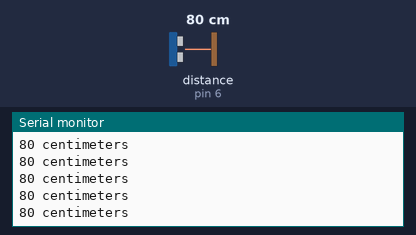
Bench run of a sketch on a simulated Arduino Uno, built with avr-gcc and run on an emulated ATmega328P. On the bench: the last lines printed to the serial monitor. Wiring (inferred from the names in the program): ultrasonic range finder: trigger pin 7; echo pin 6. The test bench sets the inputs (shaded band); at power-on: distance to the obstacle (sensor on pin 6) 80 cm. The echo pulse lasts 58.3 µs per cm.

Above: at 1.2 s.
1.3 s: distance to the obstacle (sensor on pin 6) set to 120 cm
At 1.8 s:
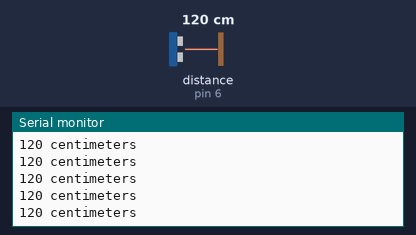
4.3 s: distance to the obstacle (sensor on pin 6) set to 2 cm
At 5.1 s:
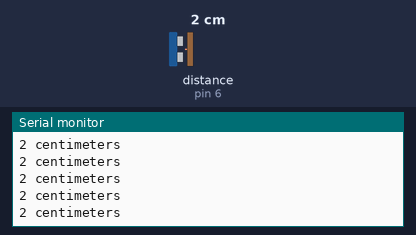
7.3 s: distance to the obstacle (sensor on pin 6) set to 18 cm
At 7.9 s:
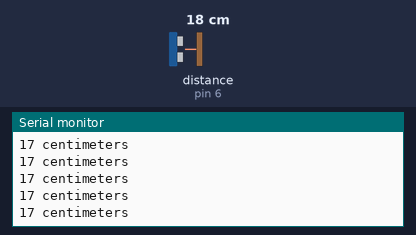
13.3 s: distance to the obstacle (sensor on pin 6) set to 250 cm
At 13.8 s:
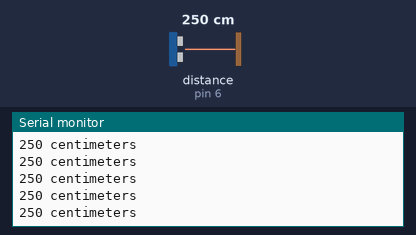
16.3 s: distance to the obstacle (sensor on pin 6) set to 35 cm
At 16.8 s:
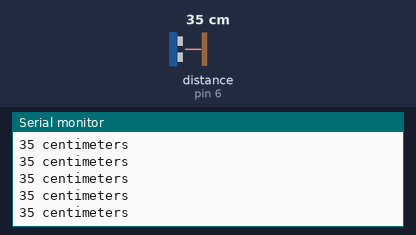
Timing chart, 0 to 19.3 s (numbered marks = the images above; inputs shaded):
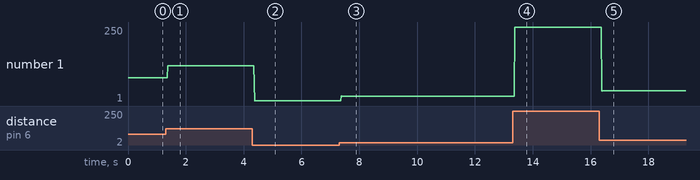

The sketch:

arudino-ultrasonic-sensor.ino
```cpp
/*This function returns the distance from an ultranonic sensor. It
takes three aruments: the trigger pin, echo pin, and unit of
measurement. Use "in" for inches, "cm" for centimeters or anything
else for microseconds. This modified from the Ping sketch in the
Arudino example files.
*/

int getDistance(int trig, int echo, int unit) {

  long duration;

  digitalWrite(trig, LOW);
  delayMicroseconds(2);
  digitalWrite(trig, HIGH);
  delayMicroseconds(5);
  digitalWrite(trig, LOW);

  duration = pulseIn(echo, HIGH);


  if (unit == "in") {
    return duration / 74 / 2;
  }

  else if (unit == "cm") {
    return duration / 29 / 2;
  }

  else {
    return duration;
  }


}


/*This example sets a variable as the distance reading and then
prints it to the serial monitor every second.
*/
void setup() {
  pinMode(7, OUTPUT); //trigger pin
  pinMode(6, INPUT); //echo pin
  Serial.begin(9600); // initialize serial communication:
}

void loop() {
  /* initializes variable distance and sets it to the ultrasonic
  value */
  int distance = getDistance(7, 6, "cm");
  Serial.print(distance);
  Serial.println(" centimeters");
}
```

Measured:
- after the input at 1.3 s, the serial monitor: prints a new line after 0.07 s (image 1)
- after the input at 4.3 s, the serial monitor: prints a new line after 0.08 s (image 2)
- after the input at 7.3 s, the serial monitor: prints a new line after 0.07 s (image 3)
- after the input at 13.3 s, the serial monitor: prints a new line after 0.08 s (image 4)
- after the input at 16.3 s, the serial monitor: prints a new line after 0.08 s (image 5)
- plotted number 1: 80 → 120 after the input at 1.3 s, 120 → 2 after the input at 4.3 s, 2 → 17 after the input at 7.3 s, 17 → 250 after the input at 13.3 s, 250 → 35 after the input at 16.3 s
